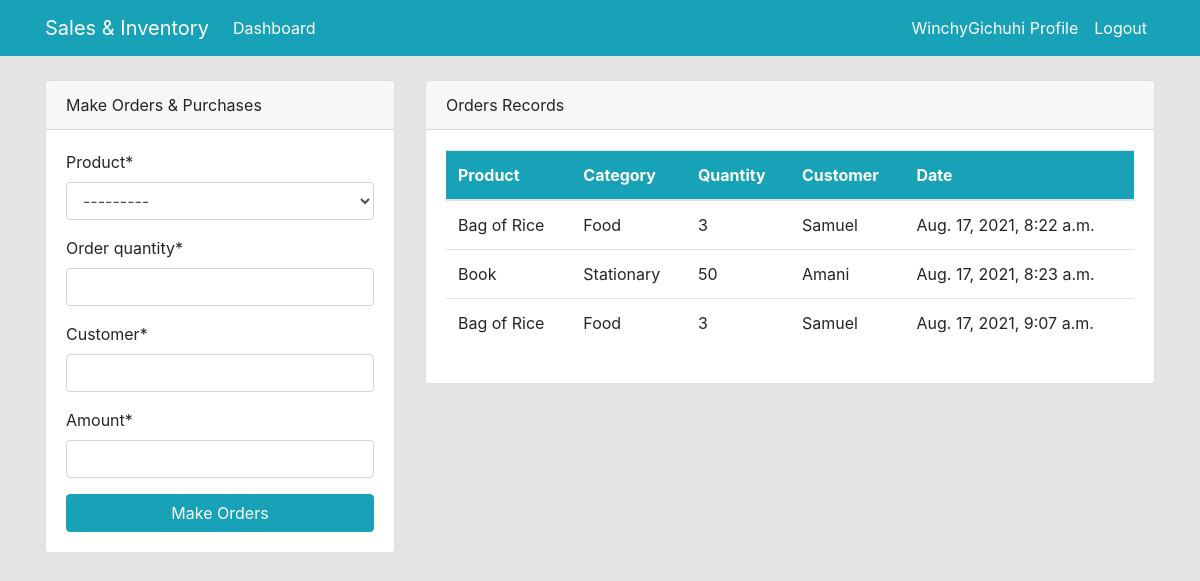
Screenshot of /dashboard/ (signed in) with the database file from the repository.
### dashboard/models.py (models this page shows, shortened)
class Order(models.Model):
    product = models.ForeignKey(Product, on_delete=models.CASCADE, null=True)
    staff = models.ForeignKey(User, on_delete=models.CASCADE, null=True)
    order_quantity = models.PositiveIntegerField(null=True)
    date = models.DateTimeField(auto_now_add=True)
    customer = models.CharField(max_length=100, null=True)
    amount = models.PositiveIntegerField(null=True)

class Product(models.Model):
    name = models.CharField(max_length=100, null=True)
    category = models.CharField(max_length=50, choices=CATEGORY, null=True)
    quantity = models.PositiveIntegerField(null=True)
    def __str__(self):
        return f'{self.name}'

### dashboard/views.py (the view)
# urls.py: path('dashboard/', views.index, name='dashboard-index'),
@login_required(login_url='user-login')
def index(request):
    orders = Order.objects.all()
    products = Product.objects.all()
    clients = Supplier.objects.all()
    orders_count = orders.count()
    product_count = products.count()
    clients_count = clients.count()
    workers_count = User.objects.all().count()
    if request.method == 'POST':
        form = OrderForm(request.POST)
        if form.is_valid():
            instance = form.save(commit=False)
            instance.staff = request.user
            instance.save()
            return redirect('dashboard-index')
    else:
        form = OrderForm()
    context = {
        'orders': orders,
        'form': form,
        'products': products,
        'product_count': product_count,
        'workers_count': workers_count,
        'orders_count': orders_count,
        'clients_count': clients_count,
    }
    return render(request, 'dashboard/index.html', context)

### dashboard/forms.py
class OrderForm(forms.ModelForm):
    class Meta:
        model = Order
        fields = ['product', 'order_quantity', 'customer', 'amount']

### templates/dashboard/index.html (shortened to what this page needs)
{% extends 'partials/base.html' %}
 {%  block content %}
     {% if user.is_authenticated and user.is_staff and user.is_superuser %}
      {% include 'partials/topnav.html' %}
    <div class="container">
        <div class="row my-5">
            <div class="col-md-6">
                <div class="bg-white">
                    <canvas id="myChart1" width="400" height="300"></canvas>
                    <script>
                        var ctx = document.getElementById('myChart1').getContext('2d');
                        var myChart1 = new Chart(ctx, {
                            type: 'pie',
                            data: {
                                labels: [{% for order in orders %} '{{ order.product.name }}',{% endfor %}],
                                datasets: [{
                                    label: 'Orders',
                                    data: [{% for order in orders %}{{ order.order_quantity }},{% endfor %}],
                                    backgroundColor: [
                                        'rgba(255, 99, 132, 1)',
                                        'rgba(54, 162, 235, 1)',
                                        'rgba(255, 206, 86, 1)',
                                        'rgba(75, 192, 192, 1)',
                                        'rgba(153, 102, 255, 1)',
                                        'rgba(255, 159, 64, 1)'
                                    ],
                                    borderColor: [
                                        'rgba(255, 99, 132, 1)',
                                        'rgba(54, 162, 235, 1)',
                                        'rgba(255, 206, 86, 1)',
                                        'rgba(75, 192, 192, 1)',
                                        'rgba(153, 102, 255, 1)',
                                        'rgba(255, 159, 64, 1)'
                                    ],
                                    borderWidth: 1
                                }]
                            },
                            options: {
                                scales: {
                                    yAxes: [{
                                        ticks: {
                                            beginAtZero: true
                                        }
                                    }]
                                }
                            }
                        });
                    </script>
                </div>
            </div>
            <div class="col-md-6">
                <div class="bg-white">
                    <canvas id="myChart" width="400" height="300"></canvas>
                    <script>
                        var ctx = document.getElementById('myChart').getContext('2d');
                        var myChart = new Chart(ctx, {
                            type: 'bar',
                            data: {
                                labels: [{% for product in products %}'{{ product.name }}',{% endfor %}],
                                datasets: [{
                                    label: 'Products',
                                    data: [{% for product in products %}{{ product.quantity }},{% endfor %}],
                                    backgroundColor: [
                                        'rgba(255, 99, 132, 1)',
                                        'rgba(54, 162, 235, 1)',
                                        'rgba(255, 206, 86, 1)',
                                        'rgba(75, 192, 192, 1)',
                                        'rgba(153, 102, 255, 1)',
                                        'rgba(255, 159, 64, 1)'
                                    ],
                                    borderColor: [
                                        'rgba(255, 99, 132, 1)',
                                        'rgba(54, 162, 235, 1)',
                                        'rgba(255, 206, 86, 1)',
                                        'rgba(75, 192, 192, 1)',
                                        'rgba(153, 102, 255, 1)',
                                        'rgba(255, 159, 64, 1)'
                                    ],
                                    borderWidth: 1
                                }]
                            },
                            options: {
                                scales: {
                                    yAxes: [{
                                        ticks: {
                                            beginAtZero: true
                                        }
                                    }]
                                }
                            }
                        });
                    </script>
                </div>
            </div>
        </div>
    </div>
         {% else %}
         {% include 'dashboard/staff_index.html' %}
     {% endif %}
   {% endblock %}

### templates/partials/nav.html (shortened to what this page needs)
    <nav class="navbar navbar-expand-lg navbar-info bg-info">
        <div class="container">
              {% if user.is_authenticated %}
            <a class="navbar-brand text-white" href="{% url 'dashboard-index' %}">Sales & Inventory</a>
            <div class="collapse navbar-collapse" id="navbarSupportedContent">
                <ul class="navbar-nav mr-auto">
                    <li class="nav-item active">
                        <a class="nav-link text-white" href="{% url 'dashboard-index' %}">Dashboard </a>
                    </li>
                </ul>
                <ul class="navbar-nav ml-auto">
                    <li class="nav-item active">
                        <a class="nav-link text-white" href="{% url 'user-profile' %}">{{ user.username }} Profile </a>
                    </li>
                    <li class="nav-item">
                        <a class="nav-link text-white" href="{% url 'user-logout' %}">Logout</a>
                    </li>
                </ul>
       {% endif %}
            </div>
        </div>
    </nav>

### templates/dashboard/staff_index.html (shortened to what this page needs)
{% load crispy_forms_tags %}
<div class="container">
    <div class="row mt-4">
        <div class="col-md-4">
            <div class="card">
                <div class="card-header">
                    Make Orders & Purchases
                </div>
                <div class="card-body">
                    <form method="POST">
                        {{ form|crispy }}
                        <input class="btn btn-info btn-block" type="submit" value="Make Orders">
                    </form>
                </div>
            </div>
        </div>
        <div class="col-md-8">
            <div class="card">
                <div class="card-header">
                    Orders Records
                </div>
                <div class="card-body">
                    <table class="table bg-white">
                        <thead class="bg-info text-white">
                            <tr>
                                <th scope="col">Product</th>
                                <th scope="col">Category</th>
                                <th scope="col">Quantity</th>
                                <th scope="col">Customer</th>
                                <th scope="col">Date</th>
                            </tr>
                        </thead>
                       <tbody>
                    {% for order in orders %}
                     {%  if order.staff == user %}
                        <tr>
                            <td>{{ order.product.name }}</td>
                            <td>{{ order.product.category }}</td>
                            <td>{{ order.order_quantity}}</td>
                            <td>{{ order.customer}}</td>
                            <td>{{ order.date}}</td>
                        </tr>
                    {% endif %}
                    {% endfor %}
                    </tbody>
                    </table>
                </div>
            </div>
        </div>
    </div>
</div>

### static/style.css (style rules this page uses)
body { background: rgb(230, 227, 227); }

### rows the page displays
Order: product.name "Bag of Rice", product.category "Food", order_quantity "3", customer "Samuel", date "Aug. 17, 2021, 8:22 a.m."
Order: product.name "Book", product.category "Stationary", order_quantity "50", customer "Amani", date "Aug. 17, 2021, 8:23 a.m."
Order: product.name "Bag of Rice", product.category "Food", order_quantity "3", customer "Samuel", date "Aug. 17, 2021, 9:07 a.m."

### other values shown
{{ user.username }} "WinchyGichuhi"
